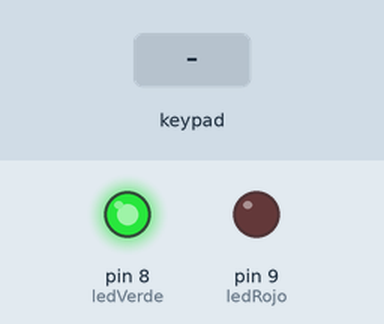
A sketch run on a simulated Arduino Uno, built with avr-gcc and run on an emulated ATmega328P. Parts: output pins drawn as LEDs (lit = HIGH). Dashed ring = blinking. The test bench sets the inputs (shaded band). What the sketch prints to the serial monitor is not drawn.

Above: at 1.2 s.
1.3 s: keypad keys 9 8 7 6 pressed 0.4 s apart
At 4.8 s:
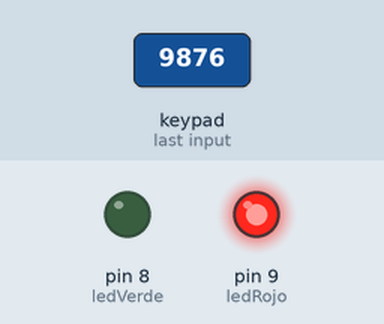
5.9 s: key '1' pressed
7.7 s: key '2' pressed
9.5 s: keypad keys 9 8 7 6 # pressed 0.4 s apart
At 10.8 s:
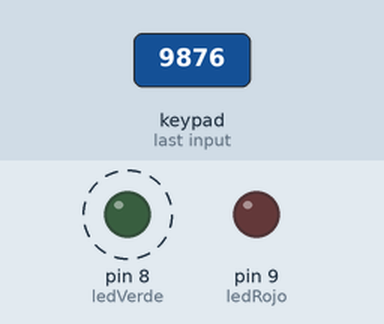
13.0 s: key '3' pressed
At 15.0 s:
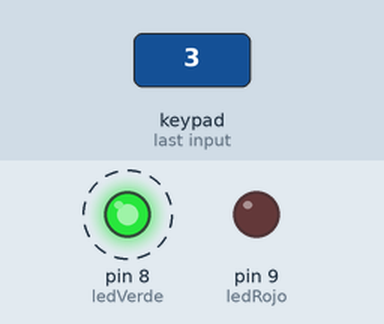
16.0 s: keypad keys 9 8 7 6 * pressed 0.4 s apart
At 19.6 s:
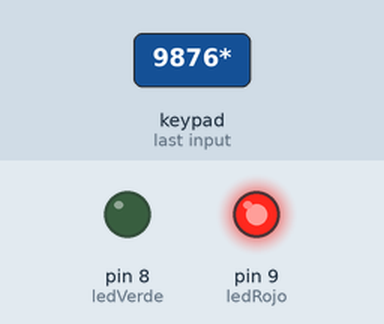
Timing chart, 0 to 22.0 s (numbered marks = the images above; inputs shaded):
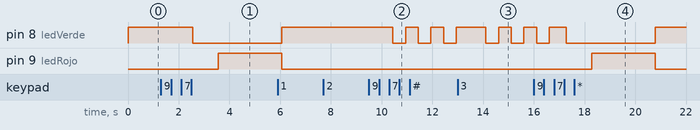

The sketch:

Ejercicio2.3.ino
```cpp
/* Sensores y actuadores - Ejercicio 3
  Ana Escobar Llamazares
  Alberto Freije Carballo
  Luis Carlos Hurlé Fleitas
*/
#include <Keypad.h>

//leds
int ledRojo = 9;
int ledVerde = 8;


//teclado
const byte nfilas = 4;
const byte ncolumnas = 4;


int entradas = 0;
int acertadas = 0;

char contrasena[] = {'9', '8', '7', '6'};
char probarContrasena[4];


char teclas[nfilas][ncolumnas] = {
  {'1','2','3','A'},
  {'4','5','6','B'},
  {'7','8','9','C'},
  {'*','0','#','D'}
};

byte pfilas[nfilas] = {2, 3, 4, 5};// Filas
byte pcolumnas[ncolumnas] = {A0, A1, A2, A3}; //Columnas

Keypad teclado = Keypad(makeKeymap(teclas), pfilas, pcolumnas, nfilas, ncolumnas);

unsigned long tiempoActual = 0;

bool abierto = false;

void setup()
{
  Serial.begin (9600);

  pinMode(ledRojo, OUTPUT);
  pinMode(ledVerde, OUTPUT);
  digitalWrite(ledVerde, HIGH);
}

void loop()
{
    pulsaTecla();
}

  void pulsaTecla(){

    char tecla = teclado.getKey(); //coges la tecla  pulsada

    Serial.print("Entradas  " + entradas);
    Serial.print("Acertadas  " + acertadas);

    if(entradas<4 && tecla != '\0'){
      Serial.print("Entra aqui  ");
      Serial.print(tecla); //imprimo para saber que tecla esta pulsada
      probarContrasena[entradas] = tecla; //añado en el array a comparar la tecla pulsada
      entradas++;
    }

    if(entradas==4){

      for(int i=0; i<4;i++){ //comparo las dos contrasenas

        if(contrasena[i] == probarContrasena[i]){
           acertadas++;
        }

      }

      if(acertadas==4 && abierto == false){
        digitalWrite(ledVerde, LOW);
        delay(1000);
        digitalWrite(ledRojo, HIGH);
        tiempoActual = millis();
        abierto=true;
        entradas=0;

      }
      else if(acertadas<4){
        falla();
        entradas=0;
      }

      acertadas=0;

    }

    long tiempoFinPrograma = millis();

     if(tiempoFinPrograma - tiempoActual >= 2500 && abierto){
      digitalWrite(ledRojo, LOW);
      digitalWrite(ledVerde, HIGH);
      abierto=false;
    }

     if(tecla == 'C' && abierto == true){
       digitalWrite(ledRojo, LOW);
       digitalWrite(ledVerde, HIGH);
       abierto=false;

     }


   }


 void falla(){
       digitalWrite(ledVerde, HIGH);
       delay(500);
       digitalWrite(ledVerde, LOW);
       delay(500);
       digitalWrite(ledVerde, HIGH);
       delay(500);
       digitalWrite(ledVerde, LOW);
       delay(500);
       digitalWrite(ledVerde, HIGH);
       delay(500);
       digitalWrite(ledVerde, LOW);
       delay(500);
       digitalWrite(ledVerde, HIGH);
  }
```

Measured:
- after the input at 1.3 s, pin 8 (ledVerde): HIGH → LOW after 1.2 s; pin 9 (ledRojo): LOW → HIGH after 2.2 s
- after the input at 7.7 s, every drawn part: stays the same
- after the input at 9.5 s, pin 8 (ledVerde): alternates HIGH for 0.50 s and LOW for 0.50 s, starting after 0.94 s
- after the input at 13.0 s, pin 8 (ledVerde): alternates HIGH for 0.50 s and LOW for 0.50 s, starting after 1.1 s
- after the input at 16.0 s, pin 9 (ledRojo): LOW → HIGH after 2.3 s, → LOW 2.5 s later
